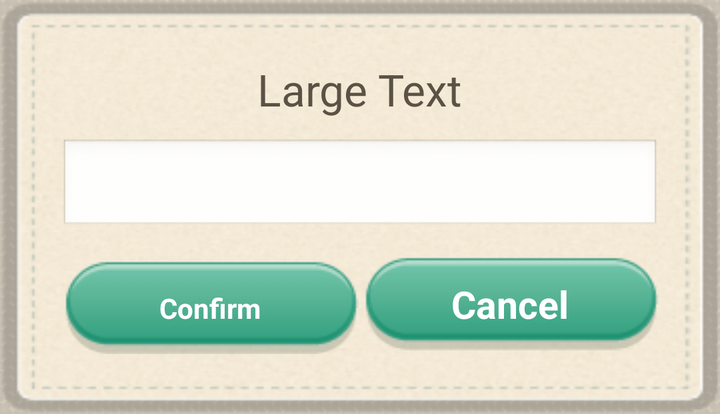
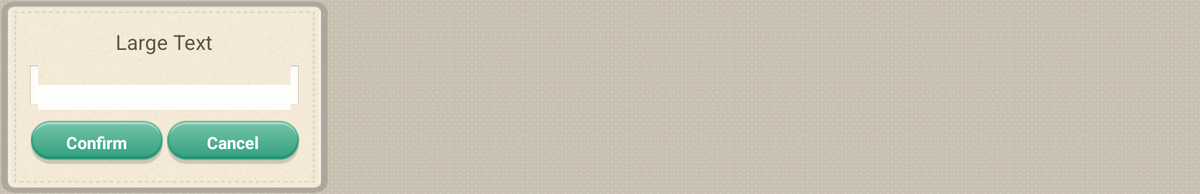

First picture: res/layout/ on a phone held upright. Second picture: the repository's own variant of that layout, on a device whose configuration matches the variant's folder. Source for both follows.
<!-- AndroidManifest.xml: application theme AppTheme -->
<!-- res/layout/dialog_single_line_input.xml -->
<?xml version="1.0" encoding="utf-8"?>

<RelativeLayout xmlns:android="http://schemas.android.com/apk/res/android"
    android:layout_width="match_parent"
    android:layout_height="wrap_content"
    android:background="@drawable/dialog_bg_small"
    android:padding="30dp" >

    <LinearLayout
        android:id="@+id/linearLayout1"
        android:layout_width="match_parent"
        android:layout_height="wrap_content"
        android:layout_below="@+id/dialog_single_input_edittext"
        android:layout_centerHorizontal="true"
        android:layout_marginTop="10dp"
        android:weightSum="2" >

        <Button
            android:id="@+id/dialog_single_input_btn_ok"
            android:layout_width="wrap_content"
            android:layout_height="wrap_content"
            android:layout_weight="1"
            android:background="@drawable/button_normal"
            android:text="@string/text_comfirm"
            android:textColor="@color/button_text"
            android:textStyle="bold" />

        <Button
            android:id="@+id/dialog_single_input_btn_cancel"
            android:layout_width="wrap_content"
            android:layout_height="wrap_content"
            android:layout_weight="1"
            android:background="@drawable/button_normal"
            android:text="@string/text_cancel"
            android:textColor="@color/button_text"
            android:textSize="@dimen/button_text_size"
            android:textStyle="bold" />

    </LinearLayout>

    <TextView
        android:id="@+id/dialog_single_input_title"
        android:layout_width="wrap_content"
        android:layout_height="wrap_content"
        android:layout_alignParentTop="true"
        android:layout_centerHorizontal="true"
        android:layout_marginBottom="10dp"
        android:text="Large Text"
        android:textAppearance="?android:attr/textAppearanceLarge"
        android:textColor="@color/text" />

    <EditText
        android:id="@+id/dialog_single_input_edittext"
        android:layout_width="match_parent"
        android:layout_height="wrap_content"
        android:layout_alignLeft="@+id/linearLayout1"
        android:layout_below="@+id/dialog_single_input_title"
        android:duplicateParentState="true"
        android:enabled="true"
        android:fitsSystemWindows="false"
        android:imeOptions="actionDone"
        android:inputType="text"
        android:lines="1"
        android:maxLines="1"
        android:textColor="@color/text"
        android:textSize="18sp"
        android:textStyle="bold" />

</RelativeLayout>
<!-- resources referenced by this layout -->
<resources>
  <color name="button_text">#FFFFFF</color>
  <color name="text">#5B5246</color>
  <dimen name="button_text_size">19sp</dimen>
  <!-- drawable button_normal (drawable) -->
  <?xml version="1.0" encoding="utf-8"?>
  
  <selector xmlns:android="http://schemas.android.com/apk/res/android" >
  
      <item android:state_pressed="true"
             android:drawable="@drawable/btn_click" /> 
       <item android:state_focused="true"
             android:drawable="@drawable/btn" /> 
       <item android:drawable="@drawable/btn" /> 
  
  </selector>
  <!-- drawable dialog_bg_small: png bitmap (drawable, 40826 bytes) -->
  <string name="text_cancel">Cancel</string>
  <string name="text_comfirm">Confirm</string>
  <style name="AppTheme" parent="AppBaseTheme">
          
     		<item name="android:windowBackground">@drawable/main_bg</item>
      </style>
  <!-- drawable btn_click: png bitmap (drawable, 2007 bytes) -->
  <!-- drawable btn: png bitmap (drawable, 2068 bytes) -->
  <style name="AppBaseTheme" parent="android:Theme.Light">
          
      </style>
  <!-- drawable main_bg (drawable) -->
  <?xml version="1.0" encoding="utf-8"?>
  
  <bitmap xmlns:android="http://schemas.android.com/apk/res/android" 
      android:src="@drawable/mainbg"
      android:tileMode="repeat" />
  <!-- drawable mainbg: png bitmap (drawable, 1093 bytes) -->
</resources>
<!-- res/layout-xlarge/dialog_single_line_input.xml (the repository's variant of the layout above) -->
<!-- drawn on a large tablet held sideways -->
<?xml version="1.0" encoding="utf-8"?>

<RelativeLayout xmlns:android="http://schemas.android.com/apk/res/android"
    android:layout_width="wrap_content"
    android:layout_height="wrap_content"
    android:background="@drawable/dialog_bg_small"
    android:padding="30dp" >

    <LinearLayout
        android:id="@+id/linearLayout1"
        android:layout_width="wrap_content"
        android:layout_height="wrap_content"
        android:layout_below="@+id/dialog_single_input_edittext"
        android:layout_centerHorizontal="true"
        android:layout_marginTop="10dp"
        android:weightSum="2" >

        <Button
            android:id="@+id/dialog_single_input_btn_ok"
            android:layout_width="wrap_content"
            android:layout_height="wrap_content"
            android:layout_weight="1"
            android:background="@drawable/button_normal"
            android:text="@string/text_comfirm"
            android:textColor="@color/button_text"
            android:textSize="@dimen/message_text_size"
            android:textStyle="bold" />

        <Button
            android:id="@+id/dialog_single_input_btn_cancel"
            android:layout_width="wrap_content"
            android:layout_height="wrap_content"
            android:layout_weight="1"
            android:background="@drawable/button_normal"
            android:text="@string/text_cancel"
            android:textColor="@color/button_text"
            android:textSize="@dimen/message_text_size"
            android:textStyle="bold" />

    </LinearLayout>

    <TextView
        android:id="@+id/dialog_single_input_title"
        android:layout_width="wrap_content"
        android:layout_height="wrap_content"
        android:layout_alignParentTop="true"
        android:layout_centerHorizontal="true"
        android:layout_marginBottom="10dp"
        android:text="Large Text"
        android:textAppearance="?android:attr/textAppearanceLarge"
        android:textColor="@color/text" />

    <EditText
        android:id="@+id/dialog_single_input_edittext"
        android:layout_width="wrap_content"
        android:layout_height="wrap_content"
        android:layout_alignLeft="@+id/linearLayout1"
        android:layout_alignRight="@+id/linearLayout1"
        android:layout_below="@+id/dialog_single_input_title"
        android:duplicateParentState="true"
        android:enabled="true"
        android:fitsSystemWindows="false"
        android:imeOptions="actionDone"
        android:inputType="text"
        android:lines="1"
        android:maxLines="1"
        android:textColor="@color/text"
        android:textSize="18sp"
        android:textStyle="bold" />

</RelativeLayout>
<!-- resources referenced by the variant -->
<!-- as a large tablet held sideways resolves them -->
<resources>
  <color name="button_text">#FFFFFF</color>
  <color name="text">#5B5246</color>
  <dimen name="message_text_size">18sp</dimen>
  <!-- drawable button_normal (drawable) -->
  <?xml version="1.0" encoding="utf-8"?>
  
  <selector xmlns:android="http://schemas.android.com/apk/res/android" >
  
      <item android:state_pressed="true"
             android:drawable="@drawable/btn_click" /> 
       <item android:state_focused="true"
             android:drawable="@drawable/btn" /> 
       <item android:drawable="@drawable/btn" /> 
  
  </selector>
  <!-- drawable dialog_bg_small: png bitmap (drawable, 40826 bytes) -->
  <string name="text_cancel">Cancel</string>
  <string name="text_comfirm">Confirm</string>
  <style name="AppTheme" parent="AppBaseTheme">
          
     		<item name="android:windowBackground">@drawable/main_bg</item>
      </style>
  <!-- drawable btn_click: png bitmap (drawable, 2007 bytes) -->
  <!-- drawable btn: png bitmap (drawable, 2068 bytes) -->
  <style name="AppBaseTheme" parent="android:Theme.Light">
          
      </style>
  <!-- drawable main_bg (drawable) -->
  <?xml version="1.0" encoding="utf-8"?>
  
  <bitmap xmlns:android="http://schemas.android.com/apk/res/android" 
      android:src="@drawable/mainbg"
      android:tileMode="repeat" />
  <!-- drawable mainbg: png bitmap (drawable, 1093 bytes) -->
</resources>
